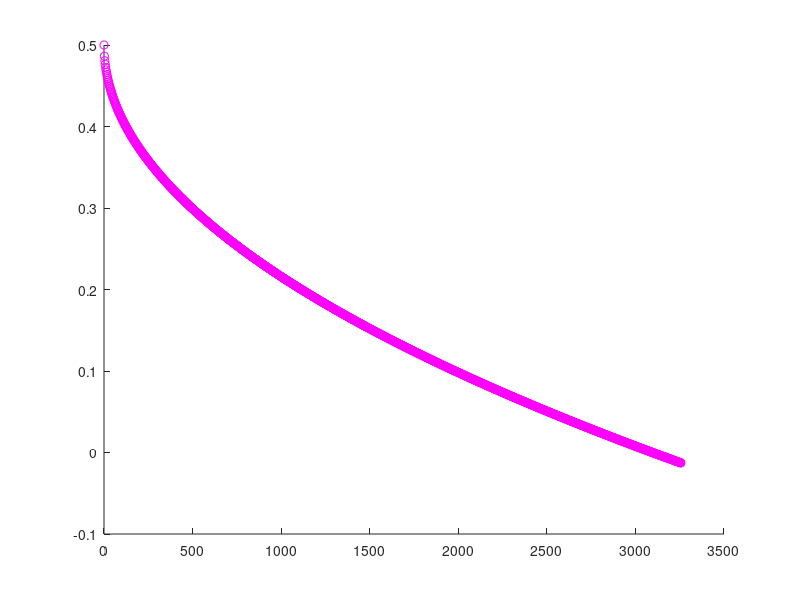

The MATLAB script that drew this image: (Note: this script raises an error after producing the figure.)
% This code models the change in free energy for an adhesion process between a coronavirus particle and a type II alveolar epithelial cell
% Adapted from Bell et al. "Cell Adhesion: Competition Between Nonspecific Repulsion and Specific Binding"
% Written By: Julia Caserto and Alexis Ostwalt
% CHEME 7770 Final Project 

%% 1 = cell, 2 = virus

%%--Glycocalyx Parameters------------------------------------------------------------------------%%
tau = 5; % Thickness coefficient of cell glycocalyx, nm
Ns1 = 0.5e14; % # polymer segments/unit area of glycocalyx (saccaride residues/nm^2),Bell et al. 
Vs = 3e-22; % cm^3, volume of a typical saccaride moeity of the glycocalyx,Value from Bell et al. 
Vw = 3e-23; % cm^3, Bionumbers: 106549 volume of a water molecule
%%------------------------------------------------------------------------------------------------%%

kappa = 0:.01:14; % kappa range,(kg/s^s)
k = 1.380649*10^-5; %Boltzmann constant (nm^2*kg/ s^2*K)
T = 310.15; % temperature (K), this is body temperature
L = 10; % nm, unstrained length of cell-virus bridges
%Separation distance between cell glycocalyx and virus
%  S = .01:0.01:10;  %From 0 to 2tau (nm)
% S_hat = 1/2*(L + ((k*T)./(kappa.*tau)) + sqrt((L+((k*T)./(kappa.*tau))).^2 + (4*k*T)./kappa));
S_hat = 10;
A_set = pi.*((S_hat+tau)./2).^2; % Area of the set for contact region,depends on S
A1 = 3.1 * 10^8; % nm^2, surface area alveolar type II epithelial cells 
A2 = 4.5 * 10^4; % nm^2, surface area virus
Amax = 10^9; % maximum contact area, nm^2

% ------------------------------------------------------------------------------------------------%%

N1t = 10^4; % total receptor # per cell

% Dimenstions of spike proteins 
length = 30; % diameter, nm
width = 5; % thickness, nm 
spike_base = pi*(width/2)^2; % base area of spike 
N2t = A2 / spike_base; % assuming the base is circular, and the width is the diameter 

gamma = kappa*T*(Vs^2/Vw)*Ns1^2./10^7; % compressibility coeff. glycocalyx, kg*nm/s^2
Lambda = ((gamma./S_hat).*exp(-S_hat./tau));  % Repulsive potential per unit area 

Ks = 1e7; % nm^3, from Bell 
Sigma = 10; % nm, from Bell 
KL = Ks./Sigma; % binding constant for formation of unstrained cell-virus bridges
KS = KL.*exp(-0.5.*kappa.*(S_hat-L).^2 ./ (k*T)); 
squiggle = (A1.*A2.*Lambda)./k*T.*KS; % this is squiggle for S_hat


Nb_hat = 0.5.*(N2t-(sqrt((N2t.^2)+(4*squiggle))/1e11));  % take out N1t because virus is smaller, the limiting binding number thing 
N_new = Nb_hat./N2t; % use N2t because it is the smallest and therefore the max # of bridges possible, dimensionless

scatter(gamma,N_new,'m')   % plot fraction of spikes bound vs. gamma
ax = gca;
ax.FontSize = 16;
xlabel('Gamma (kg*nm/s^2)','FontSize',20)
ylabel('Fraction of Spikes Bound to Cell Surface','FontSize',20)
title('Fraction of Spikes Bound to Cell Surface vs. Cell Glycocalyx Compressibility','FontSize',25)
grid on 

